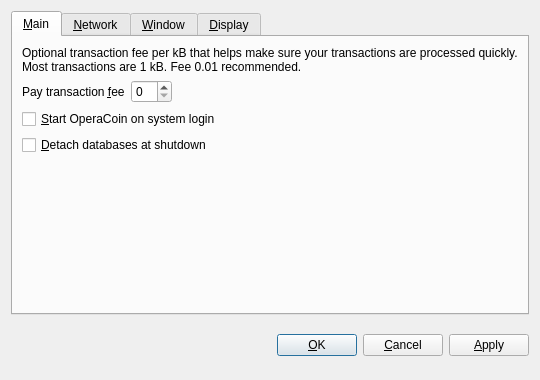
<?xml version="1.0" encoding="UTF-8"?>
<ui version="4.0">
 <class>OptionsDialog</class>
 <widget class="QDialog" name="OptionsDialog">
  <property name="geometry">
   <rect>
    <x>0</x>
    <y>0</y>
    <width>540</width>
    <height>380</height>
   </rect>
  </property>
  <property name="windowTitle">
   <string>Options</string>
  </property>
  <property name="modal">
   <bool>true</bool>
  </property>
  <layout class="QVBoxLayout" name="verticalLayout">
   <item>
    <widget class="QTabWidget" name="tabWidget">
     <property name="tabPosition">
      <enum>QTabWidget::North</enum>
     </property>
     <property name="currentIndex">
      <number>0</number>
     </property>
     <widget class="QWidget" name="tabMain">
      <attribute name="title">
       <string>&amp;Main</string>
      </attribute>
      <layout class="QVBoxLayout" name="verticalLayout_Main">
       <item>
        <widget class="QLabel" name="transactionFeeInfoLabel">
         <property name="text">
          <string>Optional transaction fee per kB that helps make sure your transactions are processed quickly. Most transactions are 1 kB. Fee 0.01 recommended.</string>
         </property>
         <property name="textFormat">
          <enum>Qt::PlainText</enum>
         </property>
         <property name="wordWrap">
          <bool>true</bool>
         </property>
        </widget>
       </item>
       <item>
        <layout class="QHBoxLayout" name="horizontalLayout_Main">
         <item>
          <widget class="QLabel" name="transactionFeeLabel">
           <property name="text">
            <string>Pay transaction &amp;fee</string>
           </property>
           <property name="textFormat">
            <enum>Qt::PlainText</enum>
           </property>
           <property name="buddy">
            <cstring>transactionFee</cstring>
           </property>
          </widget>
         </item>
         <item>
          <widget class="BitcoinAmountField" name="transactionFee"/>
         </item>
         <item>
          <spacer name="horizontalSpacer_Main">
           <property name="orientation">
            <enum>Qt::Horizontal</enum>
           </property>
           <property name="sizeHint" stdset="0">
            <size>
             <width>40</width>
             <height>20</height>
            </size>
           </property>
          </spacer>
         </item>
        </layout>
       </item>
       <item>
        <widget class="QCheckBox" name="bitcoinAtStartup">
         <property name="toolTip">
          <string>Automatically start OperaCoin after logging in to the system.</string>
         </property>
         <property name="text">
          <string>&amp;Start OperaCoin on system login</string>
         </property>
        </widget>
       </item>
       <item>
        <widget class="QCheckBox" name="detachDatabases">
         <property name="toolTip">
          <string>Detach block and address databases at shutdown. This means they can be moved to another data directory, but it slows down shutdown. The wallet is always detached.</string>
         </property>
         <property name="text">
          <string>&amp;Detach databases at shutdown</string>
         </property>
        </widget>
       </item>
       <item>
        <spacer name="verticalSpacer_Main">
         <property name="orientation">
          <enum>Qt::Vertical</enum>
         </property>
         <property name="sizeHint" stdset="0">
          <size>
           <width>20</width>
           <height>40</height>
          </size>
         </property>
        </spacer>
       </item>
      </layout>
     </widget>
     <widget class="QWidget" name="tabNetwork">
      <attribute name="title">
       <string>&amp;Network</string>
      </attribute>
      <layout class="QVBoxLayout" name="verticalLayout_Network">
       <item>
        <widget class="QCheckBox" name="mapPortUpnp">
         <property name="toolTip">
          <string>Automatically open the OperaCoin client port on the router. This only works when your router supports UPnP and it is enabled.</string>
         </property>
         <property name="text">
          <string>Map port using &amp;UPnP</string>
         </property>
        </widget>
       </item>
       <item>
        <widget class="QCheckBox" name="connectSocks">
         <property name="toolTip">
          <string>Connect to the OperaCoin network through a SOCKS proxy (e.g. when connecting through Tor).</string>
         </property>
         <property name="text">
          <string>&amp;Connect through SOCKS proxy:</string>
         </property>
        </widget>
       </item>
       <item>
        <layout class="QHBoxLayout" name="horizontalLayout_Network">
         <item>
          <widget class="QLabel" name="proxyIpLabel">
           <property name="text">
            <string>Proxy &amp;IP:</string>
           </property>
           <property name="textFormat">
            <enum>Qt::PlainText</enum>
           </property>
           <property name="buddy">
            <cstring>proxyIp</cstring>
           </property>
          </widget>
         </item>
         <item>
          <widget class="QValidatedLineEdit" name="proxyIp">
           <property name="maximumSize">
            <size>
             <width>140</width>
             <height>16777215</height>
            </size>
           </property>
           <property name="toolTip">
            <string>IP address of the proxy (e.g. 127.0.0.1)</string>
           </property>
          </widget>
         </item>
         <item>
          <widget class="QLabel" name="proxyPortLabel">
           <property name="text">
            <string>&amp;Port:</string>
           </property>
           <property name="textFormat">
            <enum>Qt::PlainText</enum>
           </property>
           <property name="buddy">
            <cstring>proxyPort</cstring>
           </property>
          </widget>
         </item>
         <item>
          <widget class="QLineEdit" name="proxyPort">
           <property name="maximumSize">
            <size>
             <width>55</width>
             <height>16777215</height>
            </size>
           </property>
           <property name="toolTip">
            <string>Port of the proxy (e.g. 9050)</string>
           </property>
          </widget>
         </item>
         <item>
          <widget class="QLabel" name="socksVersionLabel">
           <property name="text">
            <string>SOCKS &amp;Version:</string>
           </property>
           <property name="textFormat">
            <enum>Qt::PlainText</enum>
           </property>
           <property name="buddy">
            <cstring>socksVersion</cstring>
           </property>
          </widget>
         </item>
         <item>
          <widget class="QValueComboBox" name="socksVersion">
           <property name="toolTip">
            <string>SOCKS version of the proxy (e.g. 5)</string>
           </property>
          </widget>
         </item>
         <item>
          <spacer name="horizontalSpacer_Network">
           <property name="orientation">
            <enum>Qt::Horizontal</enum>
           </property>
           <property name="sizeHint" stdset="0">
            <size>
             <width>40</width>
             <height>20</height>
            </size>
           </property>
          </spacer>
         </item>
        </layout>
       </item>
       <item>
        <spacer name="verticalSpacer_Network">
         <property name="orientation">
          <enum>Qt::Vertical</enum>
         </property>
         <property name="sizeHint" stdset="0">
          <size>
           <width>20</width>
           <height>40</height>
          </size>
         </property>
        </spacer>
       </item>
      </layout>
     </widget>
     <widget class="QWidget" name="tabWindow">
      <attribute name="title">
       <string>&amp;Window</string>
      </attribute>
      <layout class="QVBoxLayout" name="verticalLayout_Window">
       <item>
        <widget class="QCheckBox" name="minimizeToTray">
         <property name="toolTip">
          <string>Show only a tray icon after minimizing the window.</string>
         </property>
         <property name="text">
          <string>&amp;Minimize to the tray instead of the taskbar</string>
         </property>
        </widget>
       </item>
       <item>
        <widget class="QCheckBox" name="minimizeOnClose">
         <property name="toolTip">
          <string>Minimize instead of exit the application when the window is closed. When this option is enabled, the application will be closed only after selecting Quit in the menu.</string>
         </property>
         <property name="text">
          <string>M&amp;inimize on close</string>
         </property>
        </widget>
       </item>
       <item>
        <spacer name="verticalSpacer_Window">
         <property name="orientation">
          <enum>Qt::Vertical</enum>
         </property>
         <property name="sizeHint" stdset="0">
          <size>
           <width>20</width>
           <height>40</height>
          </size>
         </property>
        </spacer>
       </item>
      </layout>
     </widget>
     <widget class="QWidget" name="tabDisplay">
      <attribute name="title">
       <string>&amp;Display</string>
      </attribute>
      <layout class="QVBoxLayout" name="verticalLayout_Display">
       <item>
        <layout class="QHBoxLayout" name="horizontalLayout_1_Display">
         <item>
          <widget class="QLabel" name="langLabel">
           <property name="text">
            <string>User Interface &amp;language:</string>
           </property>
           <property name="textFormat">
            <enum>Qt::PlainText</enum>
           </property>
           <property name="buddy">
            <cstring>lang</cstring>
           </property>
          </widget>
         </item>
         <item>
          <widget class="QValueComboBox" name="lang">
           <property name="toolTip">
            <string>The user interface language can be set here. This setting will take effect after restarting OperaCoin.</string>
           </property>
          </widget>
         </item>
        </layout>
       </item>
       <item>
        <layout class="QHBoxLayout" name="horizontalLayout_2_Display">
         <item>
          <widget class="QLabel" name="unitLabel">
           <property name="text">
            <string>&amp;Unit to show amounts in:</string>
           </property>
           <property name="textFormat">
            <enum>Qt::PlainText</enum>
           </property>
           <property name="buddy">
            <cstring>unit</cstring>
           </property>
          </widget>
         </item>
         <item>
          <widget class="QValueComboBox" name="unit">
           <property name="toolTip">
            <string>Choose the default subdivision unit to show in the interface and when sending coins.</string>
           </property>
          </widget>
         </item>
        </layout>
       </item>
       <item>
        <widget class="QCheckBox" name="displayAddresses">
         <property name="toolTip">
          <string>Whether to show OperaCoin addresses in the transaction list or not.</string>
         </property>
         <property name="text">
          <string>&amp;Display addresses in transaction list</string>
         </property>
        </widget>
       </item>
       <item>
        <widget class="QCheckBox" name="coinControlFeatures">
         <property name="toolTip">
          <string>Whether to show coin control features or not.</string>
         </property>
         <property name="text">
          <string>Display coin &amp;control features (experts only!)</string>
         </property>
        </widget>
       </item>
       <item>
        <spacer name="verticalSpacer_Display">
         <property name="orientation">
          <enum>Qt::Vertical</enum>
         </property>
         <property name="sizeHint" stdset="0">
          <size>
           <width>20</width>
           <height>40</height>
          </size>
         </property>
        </spacer>
       </item>
      </layout>
     </widget>
    </widget>
   </item>
   <item>
    <layout class="QHBoxLayout" name="horizontalLayout_Buttons">
     <item>
      <spacer name="horizontalSpacer_1">
       <property name="orientation">
        <enum>Qt::Horizontal</enum>
       </property>
       <property name="sizeHint" stdset="0">
        <size>
         <width>40</width>
         <height>48</height>
        </size>
       </property>
      </spacer>
     </item>
     <item>
      <widget class="QLabel" name="statusLabel">
       <property name="font">
        <font>
         <weight>75</weight>
         <bold>true</bold>
        </font>
       </property>
       <property name="text">
        <string/>
       </property>
       <property name="textFormat">
        <enum>Qt::PlainText</enum>
       </property>
       <property name="wordWrap">
        <bool>true</bool>
       </property>
      </widget>
     </item>
     <item>
      <spacer name="horizontalSpacer_2">
       <property name="orientation">
        <enum>Qt::Horizontal</enum>
       </property>
       <property name="sizeHint" stdset="0">
        <size>
         <width>40</width>
         <height>48</height>
        </size>
       </property>
      </spacer>
     </item>
     <item>
      <widget class="QPushButton" name="okButton">
       <property name="text">
        <string>&amp;OK</string>
       </property>
      </widget>
     </item>
     <item>
      <widget class="QPushButton" name="cancelButton">
       <property name="text">
        <string>&amp;Cancel</string>
       </property>
       <property name="autoDefault">
        <bool>false</bool>
       </property>
      </widget>
     </item>
     <item>
      <widget class="QPushButton" name="applyButton">
       <property name="text">
        <string>&amp;Apply</string>
       </property>
       <property name="autoDefault">
        <bool>false</bool>
       </property>
      </widget>
     </item>
    </layout>
   </item>
  </layout>
 </widget>
 <customwidgets>
  <customwidget>
   <class>BitcoinAmountField</class>
   <extends>QSpinBox</extends>
   <header>bitcoinamountfield.h</header>
  </customwidget>
  <customwidget>
   <class>QValueComboBox</class>
   <extends>QComboBox</extends>
   <header>qvaluecombobox.h</header>
  </customwidget>
  <customwidget>
   <class>QValidatedLineEdit</class>
   <extends>QLineEdit</extends>
   <header>qvalidatedlineedit.h</header>
  </customwidget>
 </customwidgets>
 <resources/>
 <connections/>
</ui>
